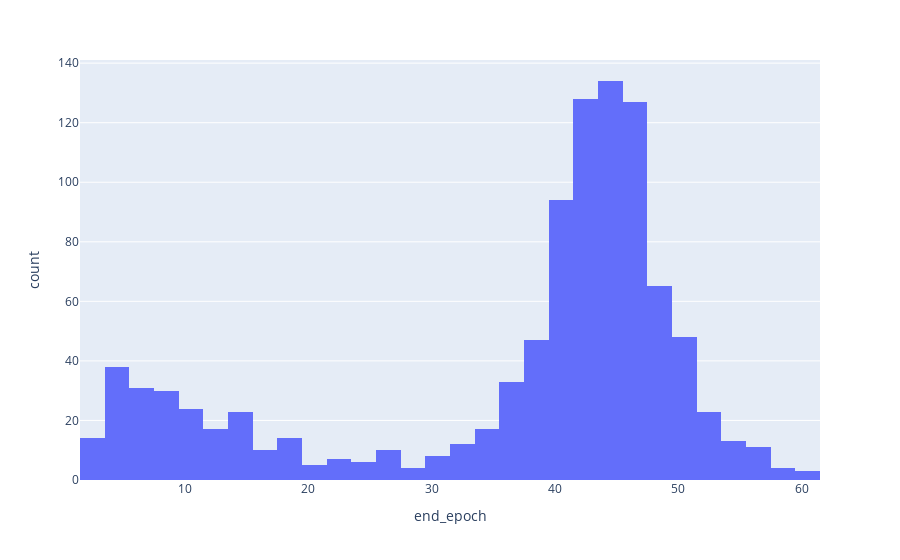

The notebook cell this image was saved under:
### Code cell
px.histogram(df_game_result, x="end_epoch", nbins=len(df_game_result.end_epoch.unique()))

### Figure 1 — Plotly figure (JSON) as saved in the notebook; plotly's stock layout.template omitted (floating-point values rounded to 4 significant figures; data arrays with more than 128 entries replaced by an {"elided": "..."} marker saying what was removed)
{"data": [{"bingroup": "x", "hovertemplate": "end_epoch=%{x}<br>count=%{y}<extra></extra>", "legendgroup": "", "marker": {"color": "#636efa", "pattern": {"shape": ""}}, "name": "", "nbinsx": 59, "orientation": "v", "showlegend": false, "type": "histogram", "x": {"elided": "1000 int values"}, "xaxis": "x", "yaxis": "y"}], "layout": {"barmode": "relative", "legend": {"tracegroupgap": 0}, "margin": {"t": 60}, "xaxis": {"anchor": "y", "domain": [0, 1], "title": {"text": "end_epoch"}}, "yaxis": {"anchor": "x", "domain": [0, 1], "title": {"text": "count"}}}}
